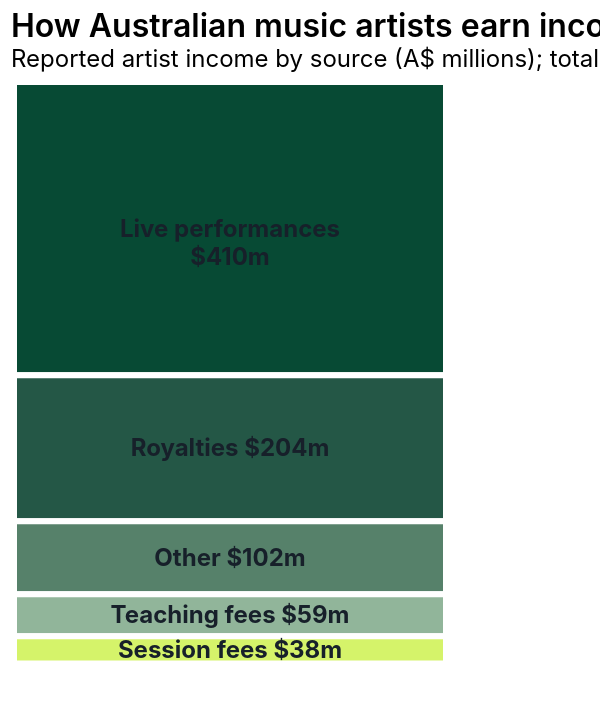

The specification (Vega-Lite) saved for this image:
### Vega-Lite specification from a JSON file in a GitHub repository (floating-point values rounded to 4 significant figures)
{"$schema": "https://vega.github.io/schema/vega-lite/v5.json", "title": {"text": "How Australian music artists earn income", "subtitle": "Reported artist income by source (A$ millions); total row excluded"}, "width": "container", "height": 360, "data": {"values": [{"category": "Live performances", "value": 410, "x": 0, "x2": 600.0, "y": 0, "y2": 168.1, "cx": 300.0, "cy": 84.06, "label": "Live performances\n$410m"}, {"category": "Royalties", "value": 204, "x": 0, "x2": 600.0, "y": 168.1, "y2": 251.8, "cx": 300.0, "cy": 209.9, "label": "Royalties $204m"}, {"category": "Other", "value": 102, "x": 0, "x2": 600.0, "y": 251.8, "y2": 293.6, "cx": 300.0, "cy": 272.7, "label": "Other $102m"}, {"category": "Teaching fees", "value": 59, "x": 0, "x2": 600.0, "y": 293.6, "y2": 317.8, "cx": 300.0, "cy": 305.7, "label": "Teaching fees $59m"}, {"category": "Session fees", "value": 38, "x": 0, "x2": 600.0, "y": 317.8, "y2": 333.3, "cx": 300.0, "cy": 325.6, "label": "Session fees $38m"}]}, "layer": [{"mark": {"type": "rect", "stroke": "white", "strokeWidth": 3}, "encoding": {"x": {"field": "x", "type": "quantitative", "scale": {"domain": [0, 600]}, "axis": null}, "x2": {"field": "x2"}, "y": {"field": "y", "type": "quantitative", "scale": {"domain": [0, 360], "reverse": true}, "axis": null}, "y2": {"field": "y2"}, "color": {"field": "category", "type": "nominal", "legend": null, "scale": {"domain": ["Live performances", "Royalties", "Other", "Teaching fees", "Session fees"], "range": ["#074a34", "#245746", "#56816A", "#91B59A", "#D5F36A"]}}, "tooltip": [{"field": "category", "title": "Income source"}, {"field": "value", "title": "Income (A$m)", "type": "quantitative"}]}}, {"mark": {"type": "text", "align": "center", "baseline": "middle", "fontSize": 12, "fontWeight": "bold", "lineBreak": "\n", "limit": 130}, "encoding": {"x": {"field": "cx", "type": "quantitative", "scale": {"domain": [0, 600]}, "axis": null}, "y": {"field": "cy", "type": "quantitative", "scale": {"domain": [0, 360], "reverse": true}, "axis": null}, "text": {"field": "label"}, "color": {"value": "#17202A"}}}], "config": {"view": {"stroke": null}, "axis": {"labelFontSize": 12, "titleFontSize": 13, "labelFont": "Inter", "titleFont": "Inter", "titleFontWeight": 500}, "title": {"fontSize": 16, "subtitleFontSize": 12, "anchor": "start", "font": "Inter", "fontWeight": 600}, "font": "Inter", "legend": {"labelFont": "Inter", "titleFont": "Inter", "labelFontSize": 12, "titleFontSize": 12}, "text": {"font": "Inter"}}, "autosize": {"type": "fit", "contains": "padding"}}
